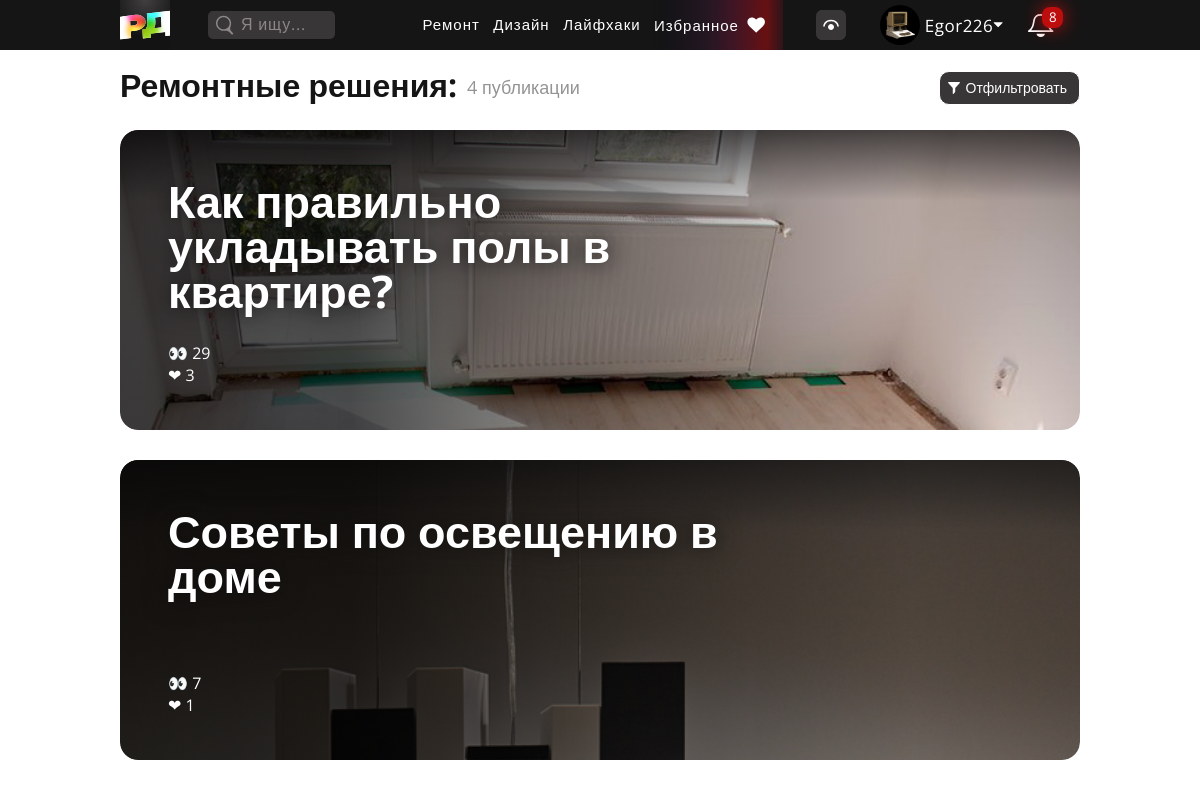
Page /pub/repairs/ (signed in, upper part) on the earlier database version.
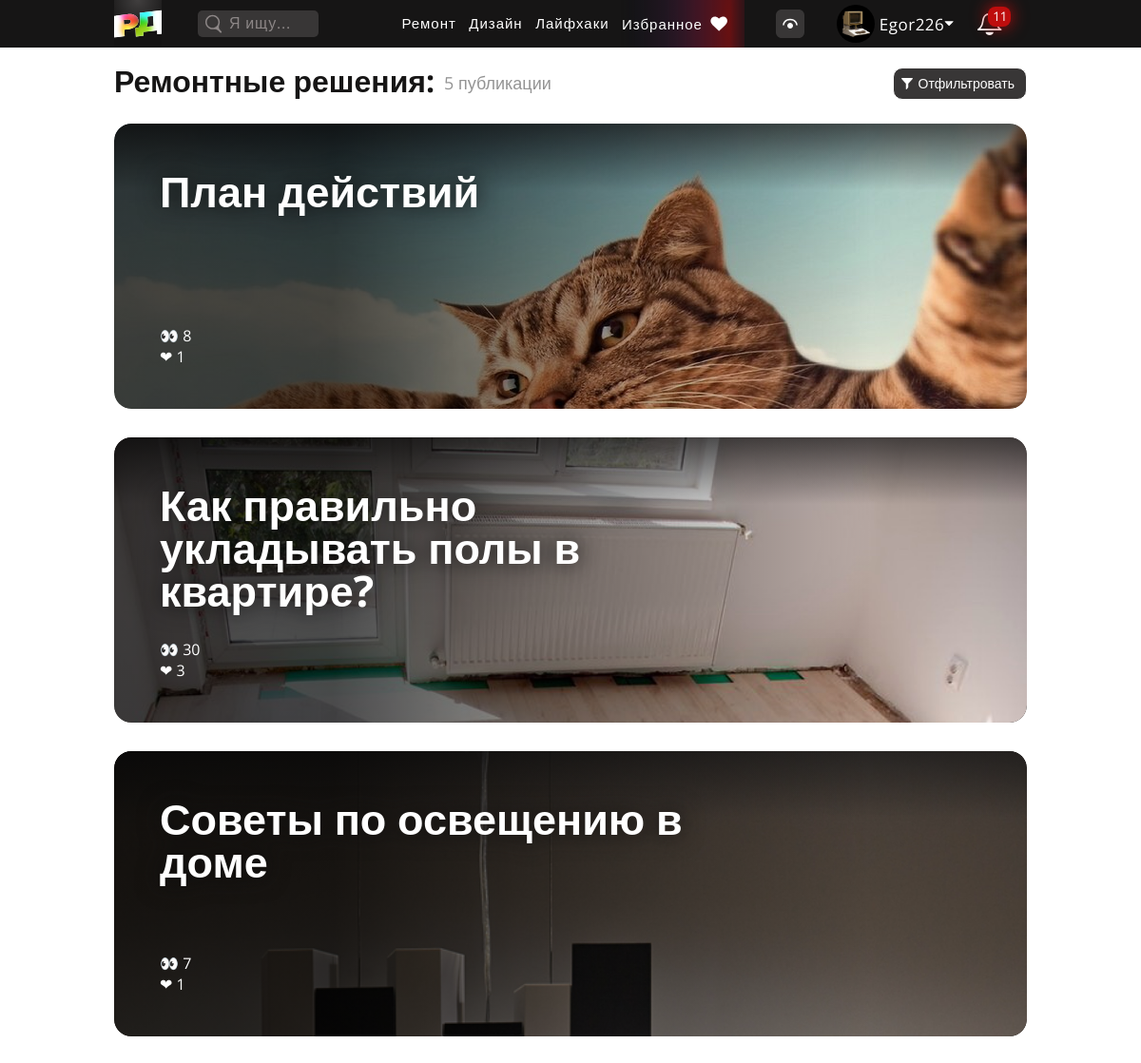
Same page on the later database version.
### authapp/models.py (models this page shows, shortened)
class User(AbstractUser):
    photo = models.ImageField(upload_to='users_avatars', blank=True, null=True, default='users_avatars/no_avatar.png', verbose_name='Аватарка')
    role = models.ForeignKey('UserRoles', on_delete=models.SET_DEFAULT, default=1, verbose_name='Роль в ИС', blank=False)
    bio = models.CharField(max_length=100, blank=True, null=True, verbose_name='Самоописание/статус')
    age = models.PositiveIntegerField(verbose_name='Возраст', null=True, blank=True, validators=[MinValueValidator(1), MaxValueValidator(140)])
    phone_number = models.PositiveIntegerField(null=True, blank=False, unique=True, verbose_name="Номер телефона", validators=[MinValueValidator(1), MaxValueValidator(99999999999)])
    last_entry = models.DateTimeField(auto_now=True, verbose_name='Дата и время последней авторизации')
    reported_count = models.IntegerField(default=0, verbose_name='Сколько раз на пользователя было жалоб')
    seen_count = models.IntegerField(default=0, verbose_name='Сколько раз пользователя просматривали')
    class Meta:
        verbose_name = 'Пользователь'
        verbose_name_plural = 'Пользователи'
    @property
    def noties_new(self):
        noties_new = Notifications.objects.filter(user_receiver=self.pk, is_new=True).order_by('-when')
        return noties_new
    @property
    def noties_old(self):
        noties_old = Notifications.objects.filter(user_receiver=self.pk, is_new=False).order_by('-when')[:20]
        return noties_old
    @property
    def noties_count(self):
        user = User.objects.get(id=self.pk)
        noties_count = user.noties_new.count() + user.noties_old.count()
        return noties_count
    @property
    def new_noties_count(self):
        user = User.objects.get(id=self.pk)
        new_noties_count = user.noties_new.count()
        return new_noties_count

### publicationapp/models.py (models this page shows, shortened)
class Publication(models.Model):
    title = models.CharField(max_length=135, verbose_name='Заголовок публикации')
    role = models.ForeignKey('PubRoles', on_delete=models.SET_DEFAULT, default=1, verbose_name='Вид публикации', blank=False)
    preview = models.FileField(max_length=200, upload_to='pub_media', validators=[FileExtensionValidator(['mp4', 'mov', 'png', 'jpg', 'jpeg', 'pdf'])], verbose_name='Превью')
    content_first_desc =  models.TextField(verbose_name='Текст перед фотографиями', default='')
    content_last_desc =  models.TextField(verbose_name='Текст после фотографий', blank=True, null=True, default='')
    author = models.ForeignKey(settings.AUTH_USER_MODEL, on_delete=models.DO_NOTHING, null=True, verbose_name='Автор')
    pushed = models.DateTimeField(auto_now_add=True, verbose_name='Дата и время публикации')
    cost_min = models.PositiveIntegerField(blank=True, default=0, verbose_name='бюджет от')
    cost_max = models.PositiveIntegerField(blank=True, default=1, verbose_name='бюджет до')
    seen_count = models.IntegerField(default=0, verbose_name='Сколько раз публикация была просмотрена')
    saved_count = models.IntegerField(default=0, verbose_name='Сколько раз публикация была сохранена')
    reported_count = models.IntegerField(default=0, verbose_name='Сколько раз на публикация было жалоб')
    shared_count = models.IntegerField(default=0, verbose_name='Сколько раз нажали поделиться публикацией')
    average_age_watchers = models.IntegerField(default=0, verbose_name='Средний возраст просмотревших')
    average_age_savers = models.IntegerField(default=0, verbose_name='Средний возраст сохранивших')
    class Meta:
        verbose_name = 'Публикация'
        verbose_name_plural = 'Публикации'
        ordering = ('-pushed',)

### publicationapp/views.py (the view)
# urls.py: path('repairs/', publicationapp.RepairsWatch.as_view(), name='repairs'),
class RepairsWatch(ListView):
    model = Publication
    template_name = 'publicationapp/repairs.html'
    context_object_name = 'pubs'
    def get_queryset(self):
        return Publication.objects.filter(role=11)
    def get_context_data(self, **kwargs):
        context = super(RepairsWatch, self).get_context_data(**kwargs)
        all_tags_for_this_pubs = TagName.objects.filter(pub_role=11)
        tag_categories = []
        for tag_one in all_tags_for_this_pubs:
            if not tag_one.tag_category in tag_categories:
                tag_categories.append(tag_one.tag_category)
        for category in tag_categories:
            print('Все теги категории ' + category + ':')
            for tag_one in all_tags_for_this_pubs:
                if tag_one.tag_category == category:
                    print(tag_one.tag_name)
            print()
        print(str(tag_categories))
        context.update({
            'all_tags_for_this_pubs': all_tags_for_this_pubs,
            'tag_categories': tag_categories,
        })
        return context

### publicationapp/templates/publicationapp/repairs.html (shortened to what this page needs)
{% extends 'mainapp/base.html' %}
{% block css %}
  <link rel="stylesheet" href="/static/lib\css\style_hello_user.css">
  <link rel="stylesheet" href="/static/lib\css\style_header.css">
  <link rel="stylesheet" href="/static/lib\css\style_footer.css">
  <link rel="stylesheet" href="/static/lib\css\style_watch_designs.css">
  <link rel="stylesheet" href="/static/lib\css\style_watch_repairs.css">
  <link rel="stylesheet" href="/static/lib\css\style_filter.css">
{% endblock %}
{% block content %}
  <div class="page_title">
      <p class="title_p">Ремонтные решения:</p>
      <p class="count_pubs">{{ pubs.count }} публикации</p>
  </div>
  <div class="pubs_container">
    {% for p in pubs %}
        <div class="pub_one repair" id="{{ p.id }}">
          <div class="img_from_pub">
            <img src="{{ p.preview.url }}" alt="">
            <div class="img_black_gradient"> </div>
          </div>
          <div class="pub_info">
            <p class="pub_title before_slides_ten">{{p.title}}</p>
            <p class="pub_stats">👀 {{ p.seen_count }}<br>
                                 ❤  {{ p.saved_count }} </p>
          </div>
        </div>
      {% endfor %}
  </div>
	<div class="filter_and_gradient">
		<div class="filter_and_gradient_container">
		  <button class="filter_button button_and_submit__without__bgn_and_border">
			<div class="filter">
			  <div class="filter_btn">
				<img class="filter_logo dont_close_on_click" src="/static/sources/SVG/filter_logo.svg" alt="">
				<p class="filter_p dont_close_on_click">Отфильтровать</p>
			  </div>
			</div>
		  </button>
		</div>
	  </div>
{% endblock %}

### mainapp/templates/mainapp/base.html (shortened to what this page needs)
<!DOCTYPE html>
<html lang="ru">
<head>
    {% block css %}
    {% endblock %}
</head>
{% block bodystyle %}
<body>
{% endblock %}
  {% block header %}
    <div class="header_bg">
      <div class="header">
          <a href="/">
              <div class="logo_mini"></div>
          </a>
          <div class="header_search">
              <img src="/static/sources/SVG/search.svg" alt="">
              <form class="" action="{% url 'search' %}" method="get">
                  <input type="text" name="search_input" value="" placeholder="Я ищу...">
              </form>
          </div>
          {% if user.is_authenticated %}
            <div class="user_logged_in">
              <div class="header_content">
                  <a href="{% url 'pub:repairs' %}" class="not_heart">Ремонт</a>
                  <a href="{% url 'pub:designs' %}" class="not_heart">Дизайн</a>
                  <a href="{% url 'pub:lifehacks' %}" class="not_heart">Лайфхаки</a>
                  <a href="{% url 'pub:saved' %}" class="saved_heart"><p>Избранное</p><img src="/static/sources/SVG/heart.svg" alt=""></a>
              </div>
              <div class="role_buttoms">
                  {% if user.role.id == 3 or user.role.id == 4 %}
                    <a href="{% url 'admin_mine:main' %}" class="super_admin_panel" title="Нажмите, чтобы открыть администрирование"></a>
                  {% endif %}
              </div>
              <div class="avatar_and_notifications">
                  <div class="avatar_container">
                      <button class="avatar_btn">
                          <div class="avatar_options_mini">
                              <div class="account_img"><img src="{{ user.photo.url }}" style="width:40px; height:40px;"></div>
                              <p class="avatar_options_mini_p">{{ user.username }}</p>
                              <img class="avatar_triangle" src="/static/sources/SVG/avatar-triangle.svg" alt="">
                          </div>
                      </button>
                  </div>
                  <div class="notifications_container" onclick="open_noti({{ user.id }})">
                      <button class="notifications_btn">
                          <div class="notifications_mini">
                              <div class="noti_logo"></div>
                              {% if user.new_noties_count %}
                                {% if user.new_noties_count <= 99 %}
                                  <p class="notifications_mini_p">{{ user.new_noties_count }}</p>
                                {% else %}
                                  <p class="notifications_mini_p">99+</p>
                                {% endif %}
                              {% else %}
                                <p style="display: none;" class="notifications_mini_p">99+</p>
                              {% endif %}
                          </div>
                      </button>
                  </div>
              </div>
            </div>
          {% else %}
            <div class="user_didnt_log_in">
              <a href="{% url 'auth:login' %}" class="btn_udli">Войти</a>
              <a href="{% url 'auth:register' %}" class="btn_udli">Зарегистрироваться</a>
            </div>
          {% endif %}
      </div>
    </div>
    <div class="header_clear_hix">  </div>
  {% endblock %}
  {% block content %}
  {% endblock %}
</body>
</html>

Differences in the rows shown:
computed for User "Egor226": new_noties_count "8" → "11"
added Publication: preview (picture), title "План действий", seen_count "8", saved_count "1"
changed Publication "Как правильно укладывать полы в квартире?": seen_count "29" → "30"
Other differences:
{{ pubs.count }}: "4" → "5"
